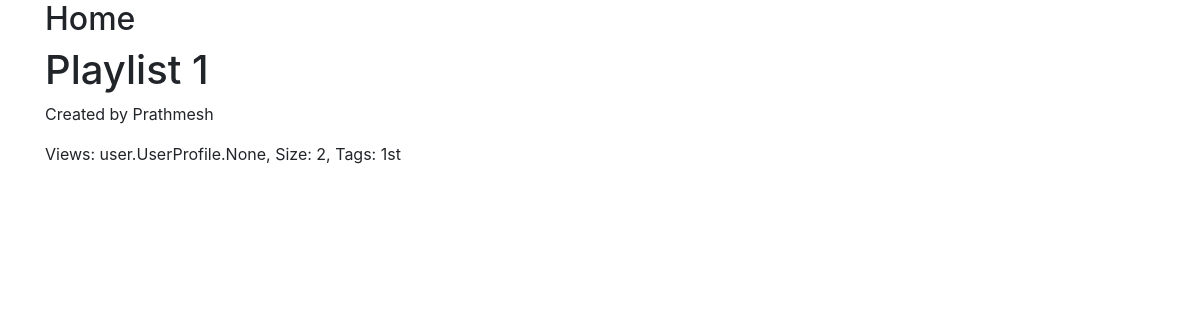
The app's page /video/, older data.
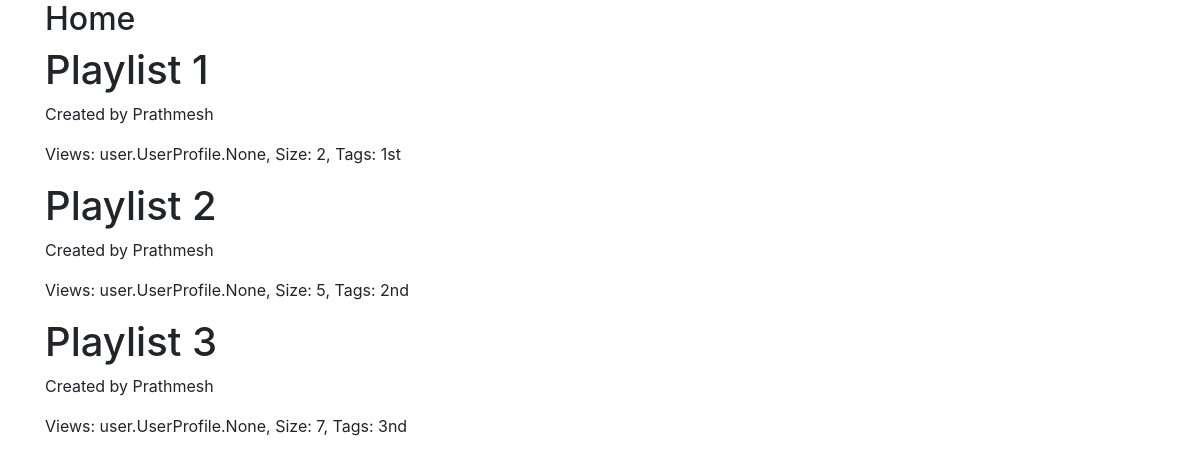
The same page, newer data.
### video/models.py (models this page shows, shortened)
class Playlist(models.Model):
    creator=models.ForeignKey(UserProfile, on_delete=models.CASCADE, related_name='created_playlist')
    name=models.CharField(max_length=100)
    viewed_by=models.ManyToManyField(UserProfile, related_name="viewed_playlists")
    size=models.IntegerField()
    Tags=models.CharField(max_length=100)

### user/models.py (models this page shows, shortened)
class UserProfile(AbstractBaseUser):
    first_name = models.CharField(max_length=250)
    last_name = models.CharField(max_length=250, null=True, blank=True, default=None)
    email = models.EmailField(unique=True)
    mob_no = PhoneField(default=0000000000)
    prof_pic = models.ImageField(upload_to='prof_pics/', default=None)
    date_joined = models.DateTimeField(verbose_name='date joined', auto_now_add=True)
    last_login = models.DateTimeField(verbose_name='last joined', auto_now_add=True)
    is_admin = models.BooleanField(default=False)
    is_active = models.BooleanField(default=True)
    is_staff = models.BooleanField(default=False)
    is_superuser = models.BooleanField(default=False)
    USERNAME_FIELD = 'email'
    REQUIRED_FIELDS = ['first_name', 'mob_no']
    objects = UserManager()
    def __str__(self):
        return self.first_name

### video/views.py (the view)
# urls.py: 2. Add a URL to urlpatterns:  path('', views.home, name='home')
def home(request):
    context = {
        'playlists': Playlist.objects.all()
    }
    return render(request, 'video/home.html', context)

### video/templates/video/home.html
{% extends 'video/base.html' %}
{% block content %}
    <h2>Home </h2>
    {% for playlist in playlists %}
        <h1> {{ playlist.name }} </h1>
        <p> Created by {{ playlist.creator }} </p>
        <p> Views: {{ playlist.viewed_by }}, Size: {{ playlist.size }}, Tags: {{ playlist.Tags }} </p>
    {% endfor %}
{% endblock content %}

### video/templates/video/base.html (shortened to what this page needs)
{% load static %}
<!DOCTYPE html>
<html>
<head>
    <link rel="stylesheet" href="https://maxcdn.bootstrapcdn.com/bootstrap/4.0.0/css/bootstrap.min.css">
    <link rel="stylesheet" type="text/css" href="{% static 'video/video.css' %}">
</head>
<body>
    <main role="main" class="container">
      <div class="row">
        <div class="col-md-8">
          {% block content %}{% endblock %}
        </div>
      </div>
    </main>
</body>
</html>

Row changes from the older to the newer data that the page shows:
added Playlist: name "Playlist 2", creator "Prathmesh", viewed_by "user.UserProfile.None", size "5", Tags "2nd"
added Playlist: name "Playlist 3", creator "Prathmesh", viewed_by "user.UserProfile.None", size "7", Tags "3nd"
